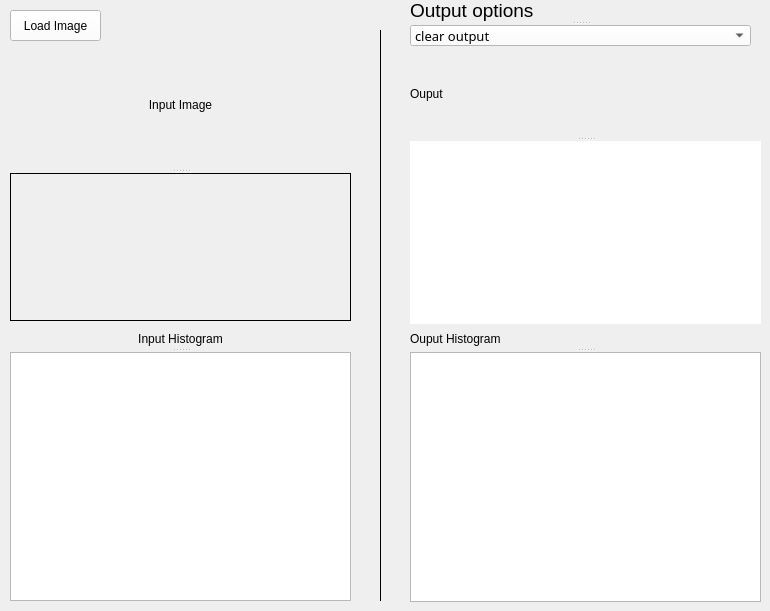
      <widget class="QWidget" name="tab_3">
       <property name="sizePolicy">
        <sizepolicy hsizetype="Expanding" vsizetype="Expanding">
         <horstretch>0</horstretch>
         <verstretch>0</verstretch>
        </sizepolicy>
       </property>
       <attribute name="title">
        <string>Histograms</string>
       </attribute>
       <widget class="QLabel" name="label_9">
        <property name="geometry">
         <rect>
          <x>370</x>
          <y>30</y>
          <width>20</width>
          <height>571</height>
         </rect>
        </property>
        <property name="frameShape">
         <enum>QFrame::VLine</enum>
        </property>
        <property name="text">
         <string/>
        </property>
       </widget>
       <widget class="QPushButton" name="load">
        <property name="geometry">
         <rect>
          <x>10</x>
          <y>10</y>
          <width>91</width>
          <height>31</height>
         </rect>
        </property>
        <property name="palette">
         <palette>
          <active>
           <colorrole role="WindowText">
            <brush brushstyle="SolidPattern">
             <color alpha="255">
              <red>0</red>
              <green>0</green>
              <blue>0</blue>
             </color>
            </brush>
           </colorrole>
           <colorrole role="Button">
            <brush brushstyle="SolidPattern">
             <color alpha="255">
              <red>255</red>
              <green>255</green>
              <blue>255</blue>
             </color>
            </brush>
           </colorrole>
           <colorrole role="Light">
            <brush brushstyle="SolidPattern">
             <color alpha="255">
              <red>213</red>
              <green>213</green>
              <blue>255</blue>
             </color>
            </brush>
           </colorrole>
           <colorrole role="Midlight">
            <brush brushstyle="SolidPattern">
             <color alpha="255">
              <red>149</red>
              <green>149</green>
              <blue>255</blue>
             </color>
            </brush>
           </colorrole>
           <colorrole role="Dark">
            <brush brushstyle="SolidPattern">
             <color alpha="255">
              <red>42</red>
              <green>42</green>
              <blue>127</blue>
             </color>
            </brush>
           </colorrole>
           <colorrole role="Mid">
            <brush brushstyle="SolidPattern">
             <color alpha="255">
              <red>56</red>
              <green>56</green>
              <blue>170</blue>
             </color>
            </brush>
           </colorrole>
           <colorrole role="Text">
            <brush brushstyle="SolidPattern">
             <color alpha="255">
              <red>0</red>
              <green>0</green>
              <blue>0</blue>
             </color>
            </brush>
           </colorrole>
           <colorrole role="BrightText">
            <brush brushstyle="SolidPattern">
             <color alpha="255">
              <red>255</red>
              <green>255</green>
              <blue>255</blue>
             </color>
            </brush>
           </colorrole>
           <colorrole role="ButtonText">
            <brush brushstyle="SolidPattern">
             <color alpha="255">
              <red>0</red>
              <green>0</green>
              <blue>0</blue>
             </color>
            </brush>
           </colorrole>
           <colorrole role="Base">
            <brush brushstyle="SolidPattern">
             <color alpha="255">
              <red>255</red>
              <green>255</green>
              <blue>255</blue>
             </color>
            </brush>
           </colorrole>
           <colorrole role="Window">
            <brush brushstyle="SolidPattern">
             <color alpha="255">
              <red>255</red>
              <green>255</green>
              <blue>255</blue>
             </color>
            </brush>
           </colorrole>
           <colorrole role="Shadow">
            <brush brushstyle="SolidPattern">
             <color alpha="255">
              <red>0</red>
              <green>0</green>
              <blue>0</blue>
             </color>
            </brush>
           </colorrole>
           <colorrole role="AlternateBase">
            <brush brushstyle="SolidPattern">
             <color alpha="255">
              <red>170</red>
              <green>170</green>
              <blue>255</blue>
             </color>
            </brush>
           </colorrole>
           <colorrole role="ToolTipBase">
            <brush brushstyle="SolidPattern">
             <color alpha="255">
              <red>255</red>
              <green>255</green>
              <blue>220</blue>
             </color>
            </brush>
           </colorrole>
           <colorrole role="ToolTipText">
            <brush brushstyle="SolidPattern">
             <color alpha="255">
              <red>0</red>
              <green>0</green>
              <blue>0</blue>
             </color>
            </brush>
           </colorrole>
           <colorrole role="PlaceholderText">
            <brush brushstyle="NoBrush">
             <color alpha="128">
              <red>0</red>
              <green>0</green>
              <blue>0</blue>
             </color>
            </brush>
           </colorrole>
          </active>
          <inactive>
           <colorrole role="WindowText">
            <brush brushstyle="SolidPattern">
             <color alpha="255">
              <red>0</red>
              <green>0</green>
              <blue>0</blue>
             </color>
            </brush>
           </colorrole>
           <colorrole role="Button">
            <brush brushstyle="SolidPattern">
             <color alpha="255">
              <red>255</red>
              <green>255</green>
              <blue>255</blue>
             </color>
            </brush>
           </colorrole>
           <colorrole role="Light">
            <brush brushstyle="SolidPattern">
             <color alpha="255">
              <red>213</red>
              <green>213</green>
              <blue>255</blue>
             </color>
            </brush>
           </colorrole>
           <colorrole role="Midlight">
            <brush brushstyle="SolidPattern">
             <color alpha="255">
              <red>149</red>
              <green>149</green>
              <blue>255</blue>
             </color>
            </brush>
           </colorrole>
           <colorrole role="Dark">
            <brush brushstyle="SolidPattern">
             <color alpha="255">
              <red>42</red>
              <green>42</green>
              <blue>127</blue>
             </color>
            </brush>
           </colorrole>
           <colorrole role="Mid">
            <brush brushstyle="SolidPattern">
             <color alpha="255">
              <red>56</red>
              <green>56</green>
              <blue>170</blue>
             </color>
            </brush>
           </colorrole>
           <colorrole role="Text">
            <brush brushstyle="SolidPattern">
             <color alpha="255">
              <red>0</red>
              <green>0</green>
              <blue>0</blue>
             </color>
            </brush>
           </colorrole>
           <colorrole role="BrightText">
            <brush brushstyle="SolidPattern">
             <color alpha="255">
              <red>255</red>
              <green>255</green>
              <blue>255</blue>
             </color>
            </brush>
           </colorrole>
           <colorrole role="ButtonText">
            <brush brushstyle="SolidPattern">
             <color alpha="255">
              <red>0</red>
              <green>0</green>
              <blue>0</blue>
             </color>
            </brush>
           </colorrole>
           <colorrole role="Base">
            <brush brushstyle="SolidPattern">
             <color alpha="255">
              <red>255</red>
              <green>255</green>
              <blue>255</blue>
             </color>
            </brush>
           </colorrole>
           <colorrole role="Window">
            <brush brushstyle="SolidPattern">
             <color alpha="255">
              <red>255</red>
              <green>255</green>
              <blue>255</blue>
             </color>
            </brush>
           </colorrole>
           <colorrole role="Shadow">
            <brush brushstyle="SolidPattern">
             <color alpha="255">
              <red>0</red>
              <green>0</green>
              <blue>0</blue>
             </color>
            </brush>
           </colorrole>
           <colorrole role="AlternateBase">
            <brush brushstyle="SolidPattern">
             <color alpha="255">
              <red>170</red>
              <green>170</green>
              <blue>255</blue>
             </color>
            </brush>
           </colorrole>
           <colorrole role="ToolTipBase">
            <brush brushstyle="SolidPattern">
             <color alpha="255">
              <red>255</red>
              <green>255</green>
              <blue>220</blue>
             </color>
            </brush>
           </colorrole>
           <colorrole role="ToolTipText">
            <brush brushstyle="SolidPattern">
             <color alpha="255">
              <red>0</red>
              <green>0</green>
              <blue>0</blue>
             </color>
            </brush>
           </colorrole>
           <colorrole role="PlaceholderText">
            <brush brushstyle="NoBrush">
             <color alpha="128">
              <red>0</red>
              <green>0</green>
              <blue>0</blue>
             </color>
            </brush>
           </colorrole>
          </inactive>
          <disabled>
           <colorrole role="WindowText">
            <brush brushstyle="SolidPattern">
             <color alpha="255">
              <red>42</red>
              <green>42</green>
              <blue>127</blue>
             </color>
            </brush>
           </colorrole>
           <colorrole role="Button">
            <brush brushstyle="SolidPattern">
             <color alpha="255">
              <red>255</red>
              <green>255</green>
              <blue>255</blue>
             </color>
            </brush>
           </colorrole>
           <colorrole role="Light">
            <brush brushstyle="SolidPattern">
             <color alpha="255">
              <red>213</red>
              <green>213</green>
              <blue>255</blue>
             </color>
            </brush>
           </colorrole>
           <colorrole role="Midlight">
            <brush brushstyle="SolidPattern">
             <color alpha="255">
              <red>149</red>
              <green>149</green>
              <blue>255</blue>
             </color>
            </brush>
           </colorrole>
           <colorrole role="Dark">
            <brush brushstyle="SolidPattern">
             <color alpha="255">
              <red>42</red>
              <green>42</green>
              <blue>127</blue>
             </color>
            </brush>
           </colorrole>
           <colorrole role="Mid">
            <brush brushstyle="SolidPattern">
             <color alpha="255">
              <red>56</red>
              <green>56</green>
              <blue>170</blue>
             </color>
            </brush>
           </colorrole>
           <colorrole role="Text">
            <brush brushstyle="SolidPattern">
             <color alpha="255">
              <red>42</red>
              <green>42</green>
              <blue>127</blue>
             </color>
            </brush>
           </colorrole>
           <colorrole role="BrightText">
            <brush brushstyle="SolidPattern">
             <color alpha="255">
              <red>255</red>
              <green>255</green>
              <blue>255</blue>
             </color>
            </brush>
           </colorrole>
           <colorrole role="ButtonText">
            <brush brushstyle="SolidPattern">
             <color alpha="255">
              <red>42</red>
              <green>42</green>
              <blue>127</blue>
             </color>
            </brush>
           </colorrole>
           <colorrole role="Base">
            <brush brushstyle="SolidPattern">
             <color alpha="255">
              <red>255</red>
              <green>255</green>
              <blue>255</blue>
             </color>
            </brush>
           </colorrole>
           <colorrole role="Window">
            <brush brushstyle="SolidPattern">
             <color alpha="255">
              <red>255</red>
              <green>255</green>
              <blue>255</blue>
             </color>
            </brush>
           </colorrole>
           <colorrole role="Shadow">
            <brush brushstyle="SolidPattern">
             <color alpha="255">
              <red>0</red>
              <green>0</green>
              <blue>0</blue>
             </color>
            </brush>
           </colorrole>
           <colorrole role="AlternateBase">
            <brush brushstyle="SolidPattern">
             <color alpha="255">
              <red>85</red>
              <green>85</green>
              <blue>255</blue>
             </color>
            </brush>
           </colorrole>
           <colorrole role="ToolTipBase">
            <brush brushstyle="SolidPattern">
             <color alpha="255">
              <red>255</red>
              <green>255</green>
              <blue>220</blue>
             </color>
            </brush>
           </colorrole>
           <colorrole role="ToolTipText">
            <brush brushstyle="SolidPattern">
             <color alpha="255">
              <red>0</red>
              <green>0</green>
              <blue>0</blue>
             </color>
            </brush>
           </colorrole>
           <colorrole role="PlaceholderText">
            <brush brushstyle="NoBrush">
             <color alpha="128">
              <red>0</red>
              <green>0</green>
              <blue>0</blue>
             </color>
            </brush>
           </colorrole>
          </disabled>
         </palette>
        </property>
        <property name="font">
         <font>
          <pointsize>9</pointsize>
         </font>
        </property>
        <property name="cursor">
         <cursorShape>PointingHandCursor</cursorShape>
        </property>
        <property name="focusPolicy">
         <enum>Qt::TabFocus</enum>
        </property>
        <property name="text">
         <string>Load Image</string>
        </property>
        <property name="autoDefault">
         <bool>false</bool>
        </property>
        <property name="default">
         <bool>false</bool>
        </property>
        <property name="flat">
         <bool>false</bool>
        </property>
       </widget>
       <widget class="QSplitter" name="splitter_12">
        <property name="geometry">
         <rect>
          <x>10</x>
          <y>40</y>
          <width>341</width>
          <height>281</height>
         </rect>
        </property>
        <property name="orientation">
         <enum>Qt::Vertical</enum>
        </property>
        <widget class="QLabel" name="label_19">
         <property name="styleSheet">
          <string notr="true">font: 14pt &quot;MS Shell Dlg 2&quot;;
</string>
         </property>
         <property name="text">
          <string>Input Image</string>
         </property>
         <property name="alignment">
          <set>Qt::AlignCenter</set>
         </property>
        </widget>
        <widget class="QLabel" name="input_img">
         <property name="frameShape">
          <enum>QFrame::Box</enum>
         </property>
         <property name="text">
          <string/>
         </property>
         <property name="scaledContents">
          <bool>true</bool>
         </property>
        </widget>
       </widget>
       <widget class="QSplitter" name="splitter_14">
        <property name="geometry">
         <rect>
          <x>10</x>
          <y>330</y>
          <width>341</width>
          <height>271</height>
         </rect>
        </property>
        <property name="orientation">
         <enum>Qt::Vertical</enum>
        </property>
        <widget class="QLabel" name="label_20">
         <property name="styleSheet">
          <string notr="true">font: 14pt &quot;MS Shell Dlg 2&quot;;
</string>
         </property>
         <property name="text">
          <string>Input Histogram</string>
         </property>
         <property name="alignment">
          <set>Qt::AlignCenter</set>
         </property>
        </widget>
        <widget class="PlotWidget" name="input_hist"/>
       </widget>
       <widget class="QSplitter" name="splitter_15">
        <property name="geometry">
         <rect>
          <x>410</x>
          <y>0</y>
          <width>341</width>
          <height>46</height>
         </rect>
        </property>
        <property name="orientation">
         <enum>Qt::Vertical</enum>
        </property>
        <widget class="QLabel" name="label_18">
         <property name="font">
          <font>
           <family>MS Shell Dlg 2</family>
           <pointsize>14</pointsize>
           <weight>50</weight>
           <italic>false</italic>
           <bold>false</bold>
          </font>
         </property>
         <property name="styleSheet">
          <string notr="true">font: 14pt &quot;MS Shell Dlg 2&quot;;
</string>
         </property>
         <property name="text">
          <string>Output options</string>
         </property>
        </widget>
        <widget class="QComboBox" name="comboBox">
         <property name="palette">
          <palette>
           <active>
            <colorrole role="WindowText">
             <brush brushstyle="SolidPattern">
              <color alpha="255">
               <red>0</red>
               <green>0</green>
               <blue>0</blue>
              </color>
             </brush>
            </colorrole>
            <colorrole role="Button">
             <brush brushstyle="SolidPattern">
              <color alpha="255">
               <red>255</red>
               <green>255</green>
               <blue>255</blue>
              </color>
             </brush>
            </colorrole>
            <colorrole role="Light">
             <brush brushstyle="SolidPattern">
              <color alpha="255">
               <red>213</red>
               <green>213</green>
               <blue>255</blue>
              </color>
             </brush>
            </colorrole>
            <colorrole role="Midlight">
             <brush brushstyle="SolidPattern">
              <color alpha="255">
               <red>149</red>
               <green>149</green>
               <blue>255</blue>
              </color>
             </brush>
            </colorrole>
            <colorrole role="Dark">
             <brush brushstyle="SolidPattern">
              <color alpha="255">
               <red>42</red>
               <green>42</green>
               <blue>127</blue>
              </color>
             </brush>
            </colorrole>
            <colorrole role="Mid">
             <brush brushstyle="SolidPattern">
              <color alpha="255">
               <red>56</red>
               <green>56</green>
               <blue>170</blue>
              </color>
             </brush>
            </colorrole>
            <colorrole role="Text">
             <brush brushstyle="SolidPattern">
              <color alpha="255">
               <red>0</red>
               <green>0</green>
               <blue>0</blue>
              </color>
             </brush>
            </colorrole>
            <colorrole role="BrightText">
             <brush brushstyle="SolidPattern">
              <color alpha="255">
               <red>255</red>
               <green>255</green>
               <blue>255</blue>
              </color>
             </brush>
            </colorrole>
            <colorrole role="ButtonText">
             <brush brushstyle="SolidPattern">
              <color alpha="255">
               <red>0</red>
               <green>0</green>
               <blue>0</blue>
              </color>
             </brush>
            </colorrole>
            <colorrole role="Base">
             <brush brushstyle="SolidPattern">
              <color alpha="255">
               <red>255</red>
               <green>255</green>
               <blue>255</blue>
              </color>
             </brush>
            </colorrole>
            <colorrole role="Window">
             <brush brushstyle="SolidPattern">
              <color alpha="255">
               <red>255</red>
               <green>255</green>
               <blue>255</blue>
              </color>
             </brush>
            </colorrole>
            <colorrole role="Shadow">
             <brush brushstyle="SolidPattern">
              <color alpha="255">
               <red>0</red>
               <green>0</green>
               <blue>0</blue>
              </color>
             </brush>
            </colorrole>
            <colorrole role="AlternateBase">
             <brush brushstyle="SolidPattern">
              <color alpha="255">
               <red>170</red>
               <green>170</green>
               <blue>255</blue>
              </color>
             </brush>
            </colorrole>
            <colorrole role="ToolTipBase">
             <brush brushstyle="SolidPattern">
              <color alpha="255">
               <red>255</red>
               <green>255</green>
               <blue>220</blue>
              </color>
             </brush>
            </colorrole>
            <colorrole role="ToolTipText">
             <brush brushstyle="SolidPattern">
              <color alpha="255">
               <red>0</red>
               <green>0</green>
               <blue>0</blue>
              </color>
             </brush>
            </colorrole>
            <colorrole role="PlaceholderText">
             <brush brushstyle="NoBrush">
              <color alpha="128">
               <red>0</red>
               <green>0</green>
               <blue>0</blue>
              </color>
             </brush>
            </colorrole>
           </active>
           <inactive>
            <colorrole role="WindowText">
             <brush brushstyle="SolidPattern">
              <color alpha="255">
               <red>0</red>
               <green>0</green>
               <blue>0</blue>
              </color>
             </brush>
            </colorrole>
            <colorrole role="Button">
             <brush brushstyle="SolidPattern">
              <color alpha="255">
               <red>255</red>
               <green>255</green>
               <blue>255</blue>
              </color>
             </brush>
            </colorrole>
            <colorrole role="Light">
             <brush brushstyle="SolidPattern">
              <color alpha="255">
               <red>213</red>
               <green>213</green>
               <blue>255</blue>
              </color>
             </brush>
            </colorrole>
            <colorrole role="Midlight">
             <brush brushstyle="SolidPattern">
              <color alpha="255">
               <red>149</red>
               <green>149</green>
               <blue>255</blue>
              </color>
             </brush>
            </colorrole>
            <colorrole role="Dark">
             <brush brushstyle="SolidPattern">
              <color alpha="255">
               <red>42</red>
               <green>42</green>
               <blue>127</blue>
              </color>
             </brush>
            </colorrole>
            <colorrole role="Mid">
             <brush brushstyle="SolidPattern">
              <color alpha="255">
               <red>56</red>
               <green>56</green>
               <blue>170</blue>
              </color>
             </brush>
            </colorrole>
            <colorrole role="Text">
             <brush brushstyle="SolidPattern">
              <color alpha="255">
               <red>0</red>
               <green>0</green>
               <blue>0</blue>
              </color>
             </brush>
            </colorrole>
            <colorrole role="BrightText">
             <brush brushstyle="SolidPattern">
              <color alpha="255">
               <red>255</red>
               <green>255</green>
               <blue>255</blue>
              </color>
             </brush>
            </colorrole>
            <colorrole role="ButtonText">
             <brush brushstyle="SolidPattern">
              <color alpha="255">
               <red>0</red>
               <green>0</green>
               <blue>0</blue>
              </color>
             </brush>
            </colorrole>
            <colorrole role="Base">
             <brush brushstyle="SolidPattern">
              <color alpha="255">
               <red>255</red>
               <green>255</green>
               <blue>255</blue>
              </color>
             </brush>
            </colorrole>
            <colorrole role="Window">
             <brush brushstyle="SolidPattern">
              <color alpha="255">
               <red>255</red>
               <green>255</green>
               <blue>255</blue>
              </color>
             </brush>
            </colorrole>
            <colorrole role="Shadow">
             <brush brushstyle="SolidPattern">
              <color alpha="255">
               <red>0</red>
               <green>0</green>
               <blue>0</blue>
              </color>
             </brush>
            </colorrole>
            <colorrole role="AlternateBase">
             <brush brushstyle="SolidPattern">
              <color alpha="255">
               <red>170</red>
               <green>170</green>
               <blue>255</blue>
              </color>
             </brush>
            </colorrole>
            <colorrole role="ToolTipBase">
             <brush brushstyle="SolidPattern">
              <color alpha="255">
               <red>255</red>
               <green>255</green>
               <blue>220</blue>
              </color>
             </brush>
            </colorrole>
            <colorrole role="ToolTipText">
             <brush brushstyle="SolidPattern">
              <color alpha="255">
               <red>0</red>
               <green>0</green>
               <blue>0</blue>
              </color>
             </brush>
            </colorrole>
            <colorrole role="PlaceholderText">
             <brush brushstyle="NoBrush">
              <color alpha="128">
               <red>0</red>
               <green>0</green>
               <blue>0</blue>
              </color>
             </brush>
            </colorrole>
           </inactive>
           <disabled>
            <colorrole role="WindowText">
             <brush brushstyle="SolidPattern">
              <color alpha="255">
               <red>42</red>
               <green>42</green>
               <blue>127</blue>
              </color>
             </brush>
            </colorrole>
            <colorrole role="Button">
             <brush brushstyle="SolidPattern">
              <color alpha="255">
               <red>255</red>
               <green>255</green>
               <blue>255</blue>
              </color>
             </brush>
            </colorrole>
            <colorrole role="Light">
             <brush brushstyle="SolidPattern">
              <color alpha="255">
               <red>213</red>
               <green>213</green>
               <blue>255</blue>
              </color>
             </brush>
            </colorrole>
            <colorrole role="Midlight">
             <brush brushstyle="SolidPattern">
              <color alpha="255">
               <red>149</red>
               <green>149</green>
               <blue>255</blue>
              </color>
             </brush>
            </colorrole>
            <colorrole role="Dark">
             <brush brushstyle="SolidPattern">
              <color alpha="255">
               <red>42</red>
               <green>42</green>
               <blue>127</blue>
              </color>
             </brush>
            </colorrole>
            <colorrole role="Mid">
             <brush brushstyle="SolidPattern">
              <color alpha="255">
               <red>56</red>
               <green>56</green>
               <blue>170</blue>
              </color>
             </brush>
            </colorrole>
            <colorrole role="Text">
             <brush brushstyle="SolidPattern">
              <color alpha="255">
               <red>42</red>
               <green>42</green>
               <blue>127</blue>
              </color>
             </brush>
            </colorrole>
            <colorrole role="BrightText">
             <brush brushstyle="SolidPattern">
              <color alpha="255">
               <red>255</red>
               <green>255</green>
               <blue>255</blue>
              </color>
             </brush>
            </colorrole>
            <colorrole role="ButtonText">
             <brush brushstyle="SolidPattern">
              <color alpha="255">
               <red>42</red>
               <green>42</green>
               <blue>127</blue>
              </color>
             </brush>
            </colorrole>
            <colorrole role="Base">
             <brush brushstyle="SolidPattern">
              <color alpha="255">
               <red>255</red>
               <green>255</green>
               <blue>255</blue>
              </color>
             </brush>
            </colorrole>
            <colorrole role="Window">
             <brush brushstyle="SolidPattern">
              <color alpha="255">
               <red>255</red>
               <green>255</green>
               <blue>255</blue>
              </color>
             </brush>
            </colorrole>
            <colorrole role="Shadow">
             <brush brushstyle="SolidPattern">
              <color alpha="255">
               <red>0</red>
               <green>0</green>
               <blue>0</blue>
              </color>
             </brush>
            </colorrole>
            <colorrole role="AlternateBase">
             <brush brushstyle="SolidPattern">
              <color alpha="255">
               <red>85</red>
               <green>85</green>
               <blue>255</blue>
              </color>
             </brush>
            </colorrole>
            <colorrole role="ToolTipBase">
             <brush brushstyle="SolidPattern">
              <color alpha="255">
               <red>255</red>
               <green>255</green>
               <blue>220</blue>
              </color>
             </brush>
            </colorrole>
            <colorrole role="ToolTipText">
             <brush brushstyle="SolidPattern">
              <color alpha="255">
               <red>0</red>
               <green>0</green>
               <blue>0</blue>
              </color>
             </brush>
            </colorrole>
            <colorrole role="PlaceholderText">
             <brush brushstyle="NoBrush">
              <color alpha="128">
               <red>0</red>
               <green>0</green>
               <blue>0</blue>
              </color>
             </brush>
            </colorrole>
           </disabled>
          </palette>
         </property>
         <property name="font">
          <font>
           <family>Lucida Handwriting</family>
           <pointsize>10</pointsize>
          </font>
         </property>
         <item>
          <property name="text">
           <string>clear output</string>
          </property>
         </item>
         <item>
          <property name="text">
           <string>Equalization</string>
          </property>
         </item>
         <item>
          <property name="text">
           <string>Normalization</string>
          </property>
         </item>
         <item>
          <property name="text">
           <string>Global Threshold</string>
          </property>
         </item>
         <item>
          <property name="text">
           <string>Local Threshold</string>
          </property>
         </item>
         <item>
          <property name="text">
           <string>Color to Gray</string>
          </property>
         </item>
        </widget>
       </widget>
       <widget class="QWidget" name="layoutWidget">
        <property name="geometry">
         <rect>
          <x>410</x>
          <y>51</y>
          <width>351</width>
          <height>551</height>
         </rect>
        </property>
        <layout class="QVBoxLayout" name="verticalLayout">
         <item>
          <widget class="QSplitter" name="splitter_10">
           <property name="orientation">
            <enum>Qt::Vertical</enum>
           </property>
           <widget class="QLabel" name="label_21">
            <property name="text">
             <string>Ouput</string>
            </property>
           </widget>
           <widget class="ImageView" name="output_img" native="true">
            <property name="autoFillBackground">
             <bool>false</bool>
            </property>
            <property name="styleSheet">
             <string notr="true">background-color: rgb(255, 255, 255);
</string>
            </property>
           </widget>
          </widget>
         </item>
         <item>
          <widget class="QSplitter" name="splitter_8">
           <property name="orientation">
            <enum>Qt::Vertical</enum>
           </property>
           <widget class="QLabel" name="label_22">
            <property name="text">
             <string>Ouput Histogram</string>
            </property>
           </widget>
           <widget class="PlotWidget" name="output_hist"/>
          </widget>
         </item>
        </layout>
       </widget>
      </widget>
